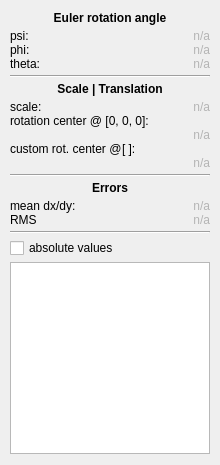
          <widget class="QWidget" name="results">
           <attribute name="title">
            <string>Results</string>
           </attribute>
           <layout class="QVBoxLayout" name="verticalLayout_4">
            <property name="spacing">
             <number>4</number>
            </property>
            <property name="leftMargin">
             <number>10</number>
            </property>
            <property name="rightMargin">
             <number>10</number>
            </property>
            <item>
             <widget class="QLabel" name="label_2">
              <property name="text">
               <string>&lt;html&gt;&lt;head/&gt;&lt;body&gt;&lt;p&gt;&lt;span style=&quot; font-weight:600;&quot;&gt;Euler rotation angle&lt;/span&gt;&lt;/p&gt;&lt;/body&gt;&lt;/html&gt;</string>
              </property>
              <property name="alignment">
               <set>Qt::AlignCenter</set>
              </property>
             </widget>
            </item>
            <item>
             <layout class="QVBoxLayout" name="verticalLayout_5">
              <property name="spacing">
               <number>0</number>
              </property>
              <item>
               <layout class="QHBoxLayout" name="horizontalLayout_10">
                <item>
                 <widget class="QLabel" name="label_9">
                  <property name="text">
                   <string>psi:</string>
                  </property>
                 </widget>
                </item>
                <item>
                 <widget class="QLabel" name="label_psi">
                  <property name="styleSheet">
                   <string notr="true">color: rgb(180, 180, 180);</string>
                  </property>
                  <property name="text">
                   <string>n/a</string>
                  </property>
                  <property name="alignment">
                   <set>Qt::AlignRight|Qt::AlignTrailing|Qt::AlignVCenter</set>
                  </property>
                 </widget>
                </item>
               </layout>
              </item>
              <item>
               <layout class="QHBoxLayout" name="horizontalLayout_11">
                <item>
                 <widget class="QLabel" name="label_11">
                  <property name="text">
                   <string>phi:</string>
                  </property>
                 </widget>
                </item>
                <item>
                 <widget class="QLabel" name="label_phi">
                  <property name="styleSheet">
                   <string notr="true">color: rgb(180, 180, 180);</string>
                  </property>
                  <property name="text">
                   <string>n/a</string>
                  </property>
                  <property name="alignment">
                   <set>Qt::AlignRight|Qt::AlignTrailing|Qt::AlignVCenter</set>
                  </property>
                 </widget>
                </item>
               </layout>
              </item>
              <item>
               <layout class="QHBoxLayout" name="horizontalLayout_8">
                <item>
                 <widget class="QLabel" name="label_13">
                  <property name="text">
                   <string>theta:</string>
                  </property>
                 </widget>
                </item>
                <item>
                 <widget class="QLabel" name="label_theta">
                  <property name="styleSheet">
                   <string notr="true">color: rgb(180, 180, 180);</string>
                  </property>
                  <property name="text">
                   <string>n/a</string>
                  </property>
                  <property name="alignment">
                   <set>Qt::AlignRight|Qt::AlignTrailing|Qt::AlignVCenter</set>
                  </property>
                 </widget>
                </item>
               </layout>
              </item>
             </layout>
            </item>
            <item>
             <widget class="Line" name="line_2">
              <property name="orientation">
               <enum>Qt::Horizontal</enum>
              </property>
             </widget>
            </item>
            <item>
             <widget class="QLabel" name="label_7">
              <property name="text">
               <string>&lt;html&gt;&lt;head/&gt;&lt;body&gt;&lt;p&gt;&lt;span style=&quot; font-weight:600;&quot;&gt;Scale | Translation&lt;/span&gt;&lt;/p&gt;&lt;/body&gt;&lt;/html&gt;</string>
              </property>
              <property name="alignment">
               <set>Qt::AlignCenter</set>
              </property>
             </widget>
            </item>
            <item>
             <layout class="QVBoxLayout" name="verticalLayout_6">
              <property name="spacing">
               <number>0</number>
              </property>
              <item>
               <layout class="QHBoxLayout" name="horizontalLayout_19">
                <item>
                 <widget class="QLabel" name="label_22">
                  <property name="text">
                   <string>scale:</string>
                  </property>
                 </widget>
                </item>
                <item>
                 <widget class="QLabel" name="label_scale">
                  <property name="styleSheet">
                   <string notr="true">color: rgb(180, 180, 180);</string>
                  </property>
                  <property name="text">
                   <string>n/a</string>
                  </property>
                  <property name="alignment">
                   <set>Qt::AlignRight|Qt::AlignTrailing|Qt::AlignVCenter</set>
                  </property>
                 </widget>
                </item>
               </layout>
              </item>
              <item>
               <widget class="QLabel" name="label_15">
                <property name="text">
                 <string>rotation center @ [0, 0, 0]:</string>
                </property>
                <property name="wordWrap">
                 <bool>false</bool>
                </property>
               </widget>
              </item>
              <item>
               <widget class="QLabel" name="label_translation">
                <property name="styleSheet">
                 <string notr="true">color: rgb(180, 180, 180);</string>
                </property>
                <property name="text">
                 <string>n/a</string>
                </property>
                <property name="alignment">
                 <set>Qt::AlignRight|Qt::AlignTrailing|Qt::AlignVCenter</set>
                </property>
               </widget>
              </item>
              <item>
               <layout class="QHBoxLayout" name="horizontalLayout_13">
                <item>
                 <widget class="QLabel" name="label_21">
                  <property name="text">
                   <string>custom rot. center @</string>
                  </property>
                 </widget>
                </item>
                <item>
                 <widget class="QLabel" name="label_custom_rot_center">
                  <property name="text">
                   <string>[ ]:</string>
                  </property>
                 </widget>
                </item>
               </layout>
              </item>
              <item>
               <widget class="QLabel" name="label_translation_custom_rot">
                <property name="styleSheet">
                 <string notr="true">color: rgb(180, 180, 180);</string>
                </property>
                <property name="text">
                 <string>n/a</string>
                </property>
                <property name="alignment">
                 <set>Qt::AlignRight|Qt::AlignTrailing|Qt::AlignVCenter</set>
                </property>
               </widget>
              </item>
             </layout>
            </item>
            <item>
             <widget class="Line" name="line_3">
              <property name="orientation">
               <enum>Qt::Horizontal</enum>
              </property>
             </widget>
            </item>
            <item>
             <widget class="QLabel" name="label_8">
              <property name="text">
               <string>&lt;html&gt;&lt;head/&gt;&lt;body&gt;&lt;p&gt;&lt;span style=&quot; font-weight:600;&quot;&gt;Errors&lt;/span&gt;&lt;/p&gt;&lt;/body&gt;&lt;/html&gt;</string>
              </property>
              <property name="alignment">
               <set>Qt::AlignCenter</set>
              </property>
             </widget>
            </item>
            <item>
             <layout class="QVBoxLayout" name="verticalLayout_7">
              <property name="spacing">
               <number>0</number>
              </property>
              <item>
               <layout class="QHBoxLayout" name="horizontalLayout_14">
                <item>
                 <widget class="QLabel" name="label_17">
                  <property name="text">
                   <string>mean dx/dy:</string>
                  </property>
                  <property name="wordWrap">
                   <bool>false</bool>
                  </property>
                 </widget>
                </item>
                <item>
                 <widget class="QLabel" name="label_meandxdy">
                  <property name="styleSheet">
                   <string notr="true">color: rgb(180, 180, 180);</string>
                  </property>
                  <property name="text">
                   <string>n/a</string>
                  </property>
                  <property name="alignment">
                   <set>Qt::AlignRight|Qt::AlignTrailing|Qt::AlignVCenter</set>
                  </property>
                 </widget>
                </item>
               </layout>
              </item>
              <item>
               <layout class="QHBoxLayout" name="horizontalLayout_15">
                <item>
                 <widget class="QLabel" name="label_19">
                  <property name="text">
                   <string>RMS</string>
                  </property>
                  <property name="wordWrap">
                   <bool>false</bool>
                  </property>
                 </widget>
                </item>
                <item>
                 <widget class="QLabel" name="label_rms">
                  <property name="styleSheet">
                   <string notr="true">color: rgb(180, 180, 180);</string>
                  </property>
                  <property name="text">
                   <string>n/a</string>
                  </property>
                  <property name="alignment">
                   <set>Qt::AlignRight|Qt::AlignTrailing|Qt::AlignVCenter</set>
                  </property>
                 </widget>
                </item>
               </layout>
              </item>
             </layout>
            </item>
            <item>
             <widget class="Line" name="line_4">
              <property name="orientation">
               <enum>Qt::Horizontal</enum>
              </property>
             </widget>
            </item>
            <item>
             <widget class="QCheckBox" name="checkBox_resultsAbsolute">
              <property name="text">
               <string>absolute values</string>
              </property>
             </widget>
            </item>
            <item>
             <widget class="QTableView" name="tableView_results">
              <property name="maximumSize">
               <size>
                <width>200</width>
                <height>16777215</height>
               </size>
              </property>
              <property name="layoutDirection">
               <enum>Qt::LeftToRight</enum>
              </property>
              <property name="editTriggers">
               <set>QAbstractItemView::NoEditTriggers</set>
              </property>
              <property name="selectionMode">
               <enum>QAbstractItemView::ExtendedSelection</enum>
              </property>
              <property name="selectionBehavior">
               <enum>QAbstractItemView::SelectRows</enum>
              </property>
              <property name="sortingEnabled">
               <bool>true</bool>
              </property>
              <attribute name="horizontalHeaderDefaultSectionSize">
               <number>20</number>
              </attribute>
              <attribute name="verticalHeaderVisible">
               <bool>false</bool>
              </attribute>
              <attribute name="verticalHeaderDefaultSectionSize">
               <number>15</number>
              </attribute>
             </widget>
            </item>
           </layout>
          </widget>
